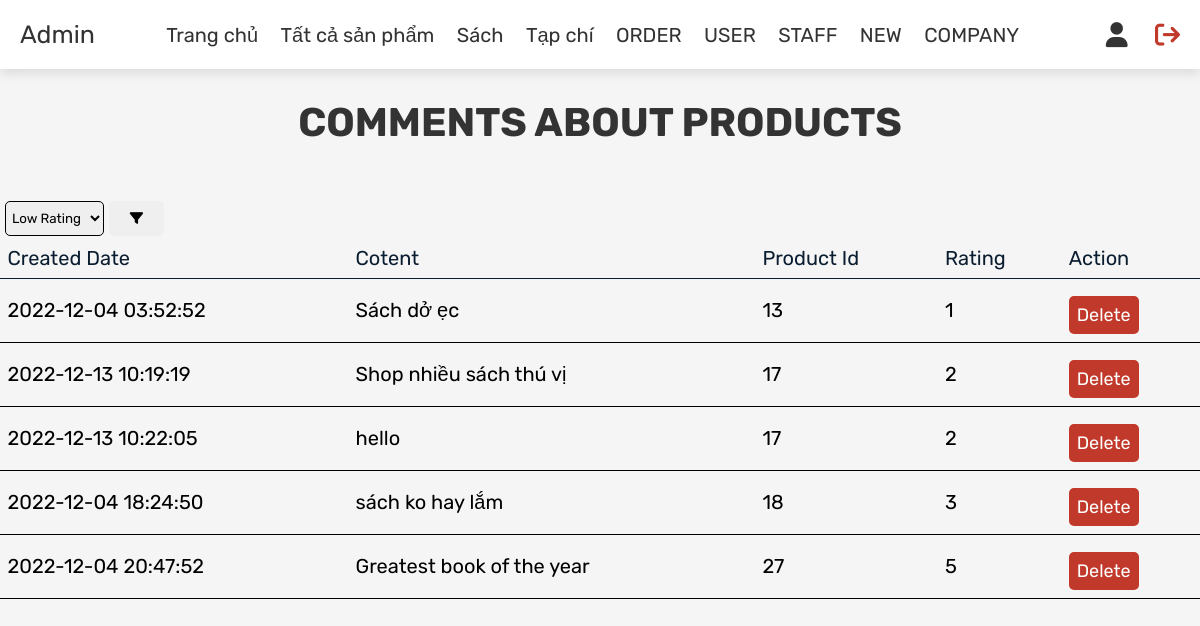
/admin_users_comment.php?id=28 (signed in), run on the app's committed database.
### tables this page shows
CREATE TABLE `review` (
  `Created_date` datetime NOT NULL DEFAULT current_timestamp(),
  `ACCID` int(11) NOT NULL,
  `Product_ID` int(11) NOT NULL,
  `Content` varchar(255) DEFAULT NULL,
  `Rating` int(11) NOT NULL,
  `ID` int(11) NOT NULL
);

### admin_users_comment.php (the view, shortened to what this page needs)
<?php
include 'config.php';
if(isset($_REQUEST['id'])){
$user_id = $_REQUEST["id"];
$select_com=mysqli_query($conn,"SELECT * FROM `review` WHERE ACCID = '$user_id' ORDER BY Product_ID") or die ('query failed');
}
?>
<!DOCTYPE html>
<html lang="en">
<head>
   <link rel="stylesheet" href="https://cdnjs.cloudflare.com/ajax/libs/font-awesome/6.0.0/css/all.min.css">
   <link rel="stylesheet" href="css/admin_style.css">
</head>
<body>
<?php include 'admin_header.php'; ?>
<section class="add-products">
   <h1 class="title">Comments about products</h1>
</section>
<table class="all-details">
<form action="admin_users_comment.php" method="GET">
    <select id="sort-by" name="sort_by">
            <option value="ratelo">Low Rating</option>
    </select>
<button id="sub-btn" type="submit"><i class="fas fa-filter"></i></button>
</form>
                           <thead>
                              <tr>
                                <th>Created Date</th>
                                <th>Cotent</th>
                                <th>Product Id</th>
                                <th>Rating</th>
					            <th>Action</th>
                              </tr>
                            </thead>
                            <tbody>
                                <?php
                                    while($result_comment = $select_com->fetch_assoc()){
                                        echo'<tr>
                                        <td>' .
                                          $result_comment['Created_date'] . '
                                        </td>
                                        <td>' .
                                          $result_comment['Content'] .'
                                        </td>
                                        <td>' .
                                          $result_comment['Product_ID'] .'
                                        </td>
                                        <td>'.
                                          $result_comment['Rating'] .'
                                        </td>
                                        <td><a href="admin_users_comment.php?delete='.$result_comment['ID'].'&id='.$result_comment['ACCID'].'"class="delete-btn">delete</a></td>
                                       </tr>';
                                    }
                                ?>
                            </tbody>
</table>
</body>
</html>

### css/admin_style.css (style rules this page uses)
:root { --purple:#8e44ad; --red:#c0392b; --orange:#f39c12; --black:#333; --white:#fff; --light-color:#666; --light-white:#ccc; --light-bg:#f5f5f5; --border:.1rem solid var(--black); --box-shadow:0 .5rem 1rem rgba(0,0,0,.1); --cart-icon: #0b1d30; }
* { font-family: 'Rubik', sans-serif; margin:0; padding:0; box-sizing: border-box; outline: none; border:none; text-decoration: none; transition:all .2s linear; }
html { font-size: 62.5%; overflow-x: hidden; }
body { background-color: var(--light-bg); }
section { padding:3rem 2rem; }
.title { text-align: center; margin-bottom: 2rem; text-transform: uppercase; color:var(--black); font-size: 4rem; }
.all-details { width: 100%; text-align: left; border-collapse: collapse; text-indent: 0; border-color: inherit; }
td { padding: 0.75rem; font-size:20px; border-bottom: 1px solid; }
thead { font-weight: 100; }
tr { cursor: pointer; }
th { font-weight: 400; padding-bottom: 0.75rem; padding-left: 0.75rem; padding-right: 0.75rem; border-bottom: 1px solid; color: var(--cart-icon); font-size:20px; }
.order-btn, .detail-btn, .btn, .option-btn, .delete-btn, .white-btn, .info_btn { display: inline-block; margin-top: 1rem; padding:1rem 3rem; cursor: pointer; color:var(--white); font-size: 1.8rem; border-radius: .5rem; text-transform: capitalize; }
.delete-btn { background-color: var(--red); padding:8px; }
#sort-by { height: 3.5rem; border-radius: 0.5rem; padding: 0.2rem; margin: 0.5rem; margin-bottom: 10px; border: 1px black solid; }
#sub-btn { border-radius: 0.5rem; width:5.5rem; height:3.5rem; }

### data on the page
review: Created_date "2022-12-04 03:52:52", Content "Sách dở ẹc", Product_ID "13", Rating "1"
review: Created_date "2022-12-13 10:19:19", Content "Shop nhiều sách thú vị", Product_ID "17", Rating "2"
review: Created_date "2022-12-13 10:22:05", Content "hello", Product_ID "17", Rating "2"
review: Created_date "2022-12-04 18:24:50", Content "sách ko hay lắm", Product_ID "18", Rating "3"
review: Created_date "2022-12-04 20:47:52", Content "Greatest book of the year", Product_ID "27", Rating "5"
